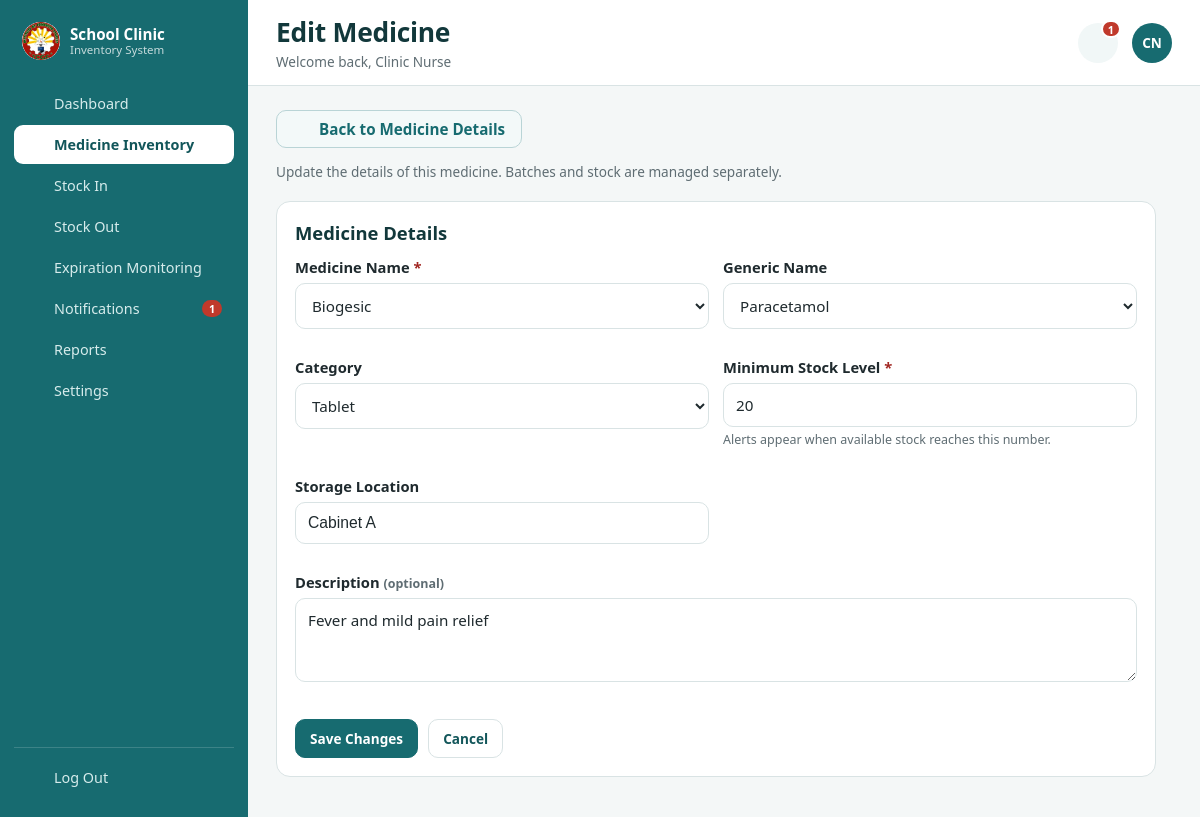
/edit-medicine.php?id=1 (signed in), run on the app's committed database.
### tables this page shows
CREATE TABLE IF NOT EXISTS medicines (
  id INT UNSIGNED AUTO_INCREMENT PRIMARY KEY,
  name VARCHAR(150) NOT NULL,
  generic_name VARCHAR(150) NOT NULL DEFAULT '',
  category VARCHAR(80) NOT NULL DEFAULT 'Tablet',
  unit VARCHAR(40) NOT NULL DEFAULT 'tablet',
  location VARCHAR(80) NOT NULL DEFAULT '',
  description VARCHAR(255) NOT NULL DEFAULT '',
  low_stock_threshold INT UNSIGNED NOT NULL DEFAULT 20,
  created_at TIMESTAMP DEFAULT CURRENT_TIMESTAMP,
  updated_at TIMESTAMP DEFAULT CURRENT_TIMESTAMP ON UPDATE CURRENT_TIMESTAMP,
  UNIQUE KEY uniq_med_name (name)
);

### edit-medicine.php (the view, shortened to what this page needs)
<?php
require_once __DIR__ . '/includes/session.php';
require_once __DIR__ . '/includes/layout.php';
$id = (int)($_REQUEST['id'] ?? 0);
$medicine = null;
$errors = [];
try {
    $pdo = get_db_connection();
    $stmt = $pdo->prepare('SELECT id, name, generic_name, category, unit, location, description, low_stock_threshold FROM medicines WHERE id = :id LIMIT 1');
    $stmt->execute(['id' => $id]);
    $medicine = $stmt->fetch() ?: null;
} catch (Throwable $exception) {
    error_log('Edit medicine load error: ' . $exception->getMessage());
    $errors[] = 'Unable to load this medicine right now. Please try again.';
}
$categories = ['Tablet', 'Capsule', 'Syrup', 'Liquid', 'Ointment', 'Other'];
$genericNames = ['Paracetamol', 'Mefenamic Acid', 'Ibuprofen', 'Aspirin', 'Amoxicillin', 'Co-Amoxiclav', 'Doxycycline', 'Cetirizine', 'Loratadine', 'Chlorphenamine', 'Lagundi', 'Carbocisteine', 'Salbutamol', 'Ascorbic Acid', 'Ferrous Sulfate', 'Multivitamins', 'Oral Rehydration Salts', 'Povidone-Iodine', 'Hydrogen Peroxide', 'Simethicone', 'Hyoscine Butylbromide', 'Meclizine', 'Dimenhydrinate', 'Menthol', 'Methyl Salicylate', 'Aluminum Hydroxide', 'Magnesium Hydroxide'];
$medicineNames = ['Biogesic', 'Paracetamol', 'Medicol', 'Tempra', 'Calpol', 'Mefenamic Acid', 'Ibuprofen', 'Aspirin', 'Alaxan', 'Amoxicillin', 'Co-Amoxiclav', 'Doxycycline', 'Cetirizine', 'Loratadine', 'Chlorphenamine', 'Lagundi', 'Solmux', 'Neozep', 'Bioflu', 'Kremil-S', 'Diatabs', 'Hydrite', 'Oral Rehydration Salts', 'Bonamine', 'Buscopan', 'Ambil', 'Multivitamins', 'Ascorbic Acid', 'Ferrous Sulfate', 'Salbutamol', 'Betadine', 'Povidone-Iodine', 'Hydrogen Peroxide', 'Efficascent Oil', 'Katinko'];
$values = [
    'name' => (string)($medicine['name'] ?? ''),
    'generic_name' => (string)($medicine['generic_name'] ?? ''),
    'category' => (string)($medicine['category'] ?? 'Tablet'),
    'location' => (string)($medicine['location'] ?? ''),
    'description' => (string)($medicine['description'] ?? ''),
    'low_stock_threshold' => (string)($medicine['low_stock_threshold'] ?? '20'),
];
$categoryOptions = $categories;
$nameOptions = $medicineNames;
$genericOptions = $genericNames;
?>
    <main class="content">
      <div class="page-head">
        <div>
          <a class="link back-link" href="medicine-view.php?id=<?php echo $id; ?>"><?php echo icon('back'); ?> Back to Medicine Details</a>
          <p class="muted page-sub">Update the details of this medicine. Batches and stock are managed separately.</p>
        </div>
      </div>
      <?php if ($medicine): ?>
        <section class="panel form-panel">
          <form method="POST" novalidate>
            <h2 class="form-title">Medicine Details</h2>
            <div class="form-grid">
              <div class="field">
                <label for="name">Medicine Name <span class="req">*</span></label>
                <select id="name" name="name" required>
                  <?php foreach ($nameOptions as $nameOption): ?>
                    <option value="<?php echo e($nameOption); ?>"<?php echo $values['name'] === $nameOption ? ' selected' : ''; ?>><?php echo e($nameOption); ?></option>
                  <?php endforeach; ?>
                </select>
              </div>
              <div class="field">
                <label for="generic_name">Generic Name</label>
                <select id="generic_name" name="generic_name">
                  <?php foreach ($genericOptions as $genericName): ?>
                    <option value="<?php echo e($genericName); ?>"<?php echo $values['generic_name'] === $genericName ? ' selected' : ''; ?>><?php echo e($genericName); ?></option>
                  <?php endforeach; ?>
                </select>
              </div>
              <div class="field">
                <label for="category">Category</label>
                <select id="category" name="category">
                  <?php foreach ($categoryOptions as $category): ?>
                    <option value="<?php echo e($category); ?>"<?php echo $values['category'] === $category ? ' selected' : ''; ?>><?php echo e($category); ?></option>
                  <?php endforeach; ?>
                </select>
              </div>
              <div class="field">
                <label for="low_stock_threshold">Minimum Stock Level <span class="req">*</span></label>
                <input type="number" id="low_stock_threshold" name="low_stock_threshold" min="0" step="1" value="<?php echo e($values['low_stock_threshold']); ?>" required>
                <span class="help-inline">Alerts appear when available stock reaches this number.</span>
              </div>
              <div class="field">
                <label for="location">Storage Location</label>
                <input type="text" id="location" name="location" list="locationOptions" maxlength="80" placeholder="e.g. Cabinet A" value="<?php echo e($values['location']); ?>">
              </div>
              <div class="field full">
                <label for="description">Description <span class="muted small">(optional)</span></label>
                <textarea id="description" name="description" rows="3" maxlength="255"><?php echo e($values['description']); ?></textarea>
              </div>
            </div>
            <div class="form-actions">
              <button type="submit" class="btn primary">Save Changes</button>
              <a class="btn" href="medicine-view.php?id=<?php echo $id; ?>">Cancel</a>
            </div>
          </form>
        </section>
      <?php endif; ?>
    </main>

### assets/css/style.css (style rules this page uses)
:root { --teal: #176B70; --teal-dark: #12565a; --bg: #ffffff; --text: #1f2a2e; --muted: #5f6d73; --border: #d9e3e4; --error-bg: #fdecea; --error-text: #a12622; --shadow: 0 12px 30px rgba(23, 107, 112, 0.12); --radius: 16px; }
* { box-sizing: border-box; }
body { margin: 0; font-family: "Segoe UI", Tahoma, Arial, sans-serif; color: var(--text); background: radial-gradient(900px 500px at 10% -10%, rgba(23, 107, 112, 0.08), transparent 60%), radial-gradient(700px 400px at 100% 100%, rgba(23, 107, 112, 0.06), transparent 55%), var(--bg); min-height: 100vh; }
.help-inline { display: block; margin-top: 5px; font-size: 0.78rem; color: var(--muted); }
.field { margin-bottom: 14px; }
label { display: block; font-weight: 600; margin-bottom: 6px; font-size: 0.92rem; }
input[type="email"], input[type="password"], input[type="text"] { width: 100%; padding: 11px 12px; border: 1px solid var(--border); border-radius: 10px; font-size: 0.98rem; color: var(--text); background: #fff; transition: border-color 0.15s, box-shadow 0.15s; }
.link { color: var(--teal); text-decoration: none; font-weight: 600; }
.muted { color: var(--muted); }

### assets/css/dashboard.css (style rules this page uses)
body.app { background: #f4f7f7; min-height: 100vh; }
.content { display: flex; flex-direction: column; gap: 20px; padding: 24px 28px 40px; }
.btn { display: inline-flex; align-items: center; gap: 8px; padding: 9px 14px; border: 1px solid var(--border); border-radius: 10px; background: #fff; color: var(--teal-dark); font-size: 0.85rem; font-weight: 600; text-decoration: none; transition: border-color 0.12s, background 0.12s, transform 0.05s; }
.btn.primary { background: var(--teal); border-color: var(--teal); color: #fff; }
.panel { background: #fff; border: 1px solid var(--border); border-radius: 14px; padding: 18px; min-width: 0; }
.page-head { display: flex; align-items: flex-end; justify-content: space-between; flex-wrap: wrap; gap: 12px; }
.page-sub { margin: 4px 0 0; font-size: 0.85rem; }
.back-link { display: inline-flex; align-items: center; gap: 8px; margin-bottom: 10px; padding: 9px 16px; border: 1px solid #b9d4d6; border-radius: 10px; background: #f3f9f9; color: var(--teal); font-size: 0.95rem; font-weight: 600; line-height: 1.2; text-decoration: none; transition: background-color 0.15s ease, border-color 0.15s ease; }
.btn { cursor: pointer; font-family: inherit; }
.form-panel { max-width: 880px; }
.form-title { margin: 0 0 12px; font-size: 1.15rem; color: #12383b; }
.form-grid { display: grid; grid-template-columns: repeat(2, minmax(0, 1fr)); gap: 14px; }
.form-grid .full { grid-column: 1 / -1; }
input[type="number"], input[type="date"], select { width: 100%; padding: 11px 12px; border: 1px solid var(--border); border-radius: 10px; font-size: 0.95rem; font-family: inherit; color: var(--text); background: #fff; transition: border-color 0.15s, box-shadow 0.15s; }
.field .req { color: #a12622; }
.help-inline { display: block; margin-top: 4px; font-size: 0.78rem; color: var(--muted); }
.form-actions { display: flex; flex-wrap: wrap; gap: 10px; margin-top: 18px; }
.small { font-size: 0.78rem; }
.field textarea { width: 100%; padding: 11px 12px; border: 1px solid var(--border); border-radius: 10px; font-size: 0.95rem; font-family: inherit; color: var(--text); background: #fff; resize: vertical; transition: border-color 0.15s, box-shadow 0.15s; }

### data on the page
medicines: low_stock_threshold "20", location "Cabinet A", description "Fever and mild pain relief"

### other printed values
$item['label'] "Dashboard"
$item['label'] "Medicine Inventory"
$item['label'] "Stock In"
$item['label'] "Stock Out"
$item['label'] "Expiration Monitoring"
$item['label'] "Notifications"
$unread "1"
$item['label'] "Reports"
$item['label'] "Settings"
$pageTitle "Edit Medicine"
$subtitle "Welcome back, Clinic Nurse"
$identity['initials'] "CN"
form field name "Biogesic"
form field generic_name "Paracetamol"
form field category "Tablet"
